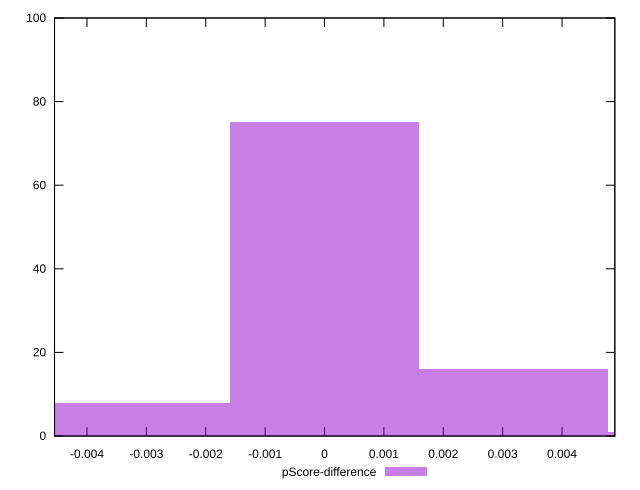

Write the gnuplot code that produced this figure.
reset

$pScoreDifference <<EOF
0 75
0.0031814585111891243 16
0.006362917022378249 1
-0.0031814585111891243 8
EOF

set key outside below
set boxwidth 0.0031814585111891243
set xrange [-0.004546464278081752:0.004888981309625756]
set yrange [0:100]
set trange [0:100]
set style fill transparent solid 0.5 noborder
set terminal svg size 640, 490 enhanced background rgb 'white'
set output "report_00015_2021-02-09T16-11-33.973Z/estimated-input-latency/samples/pages/pScore-difference/histogram.svg"

plot $pScoreDifference title "pScore-difference" with boxes

reset
